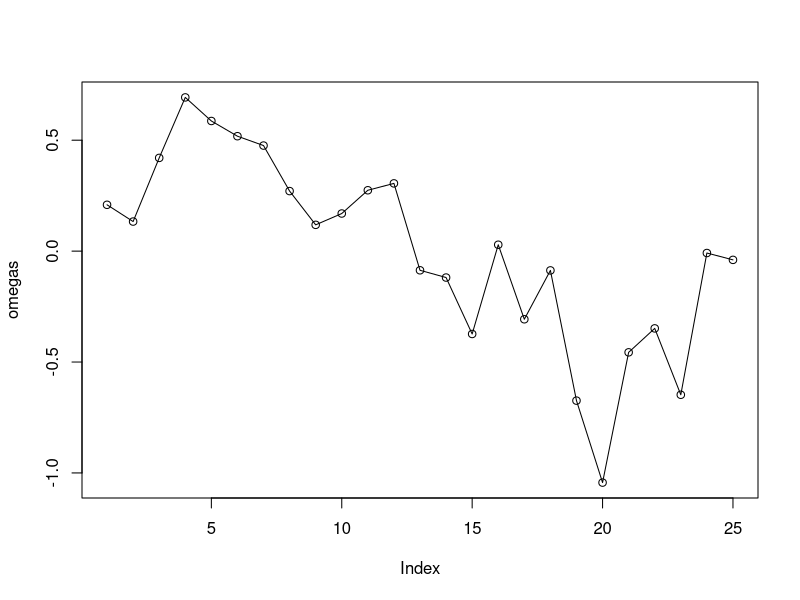
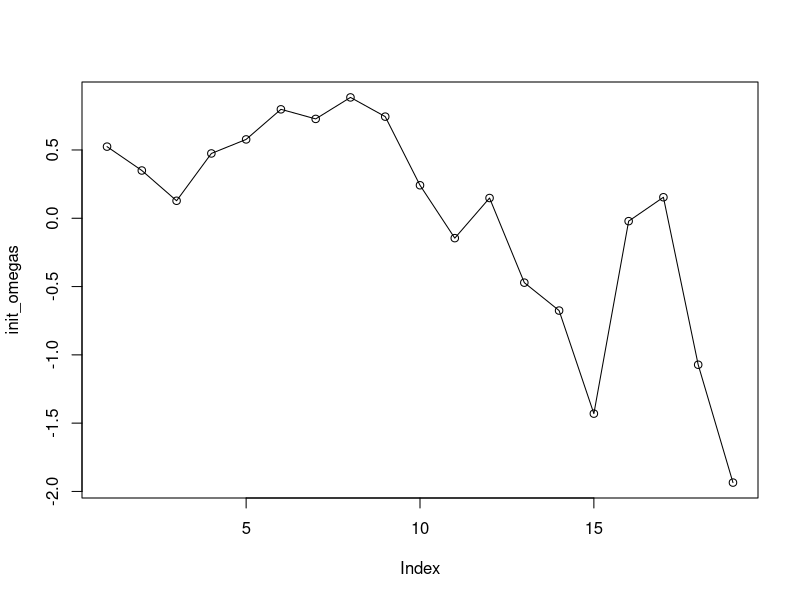
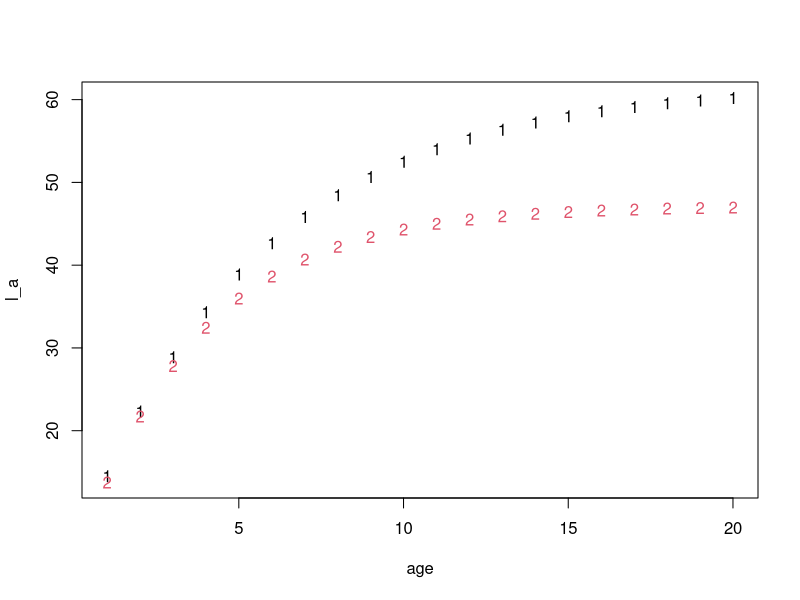
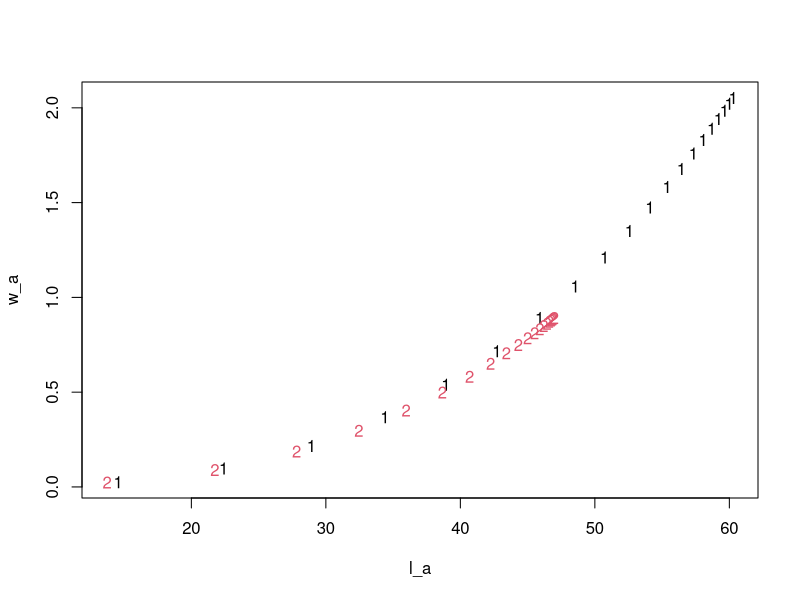
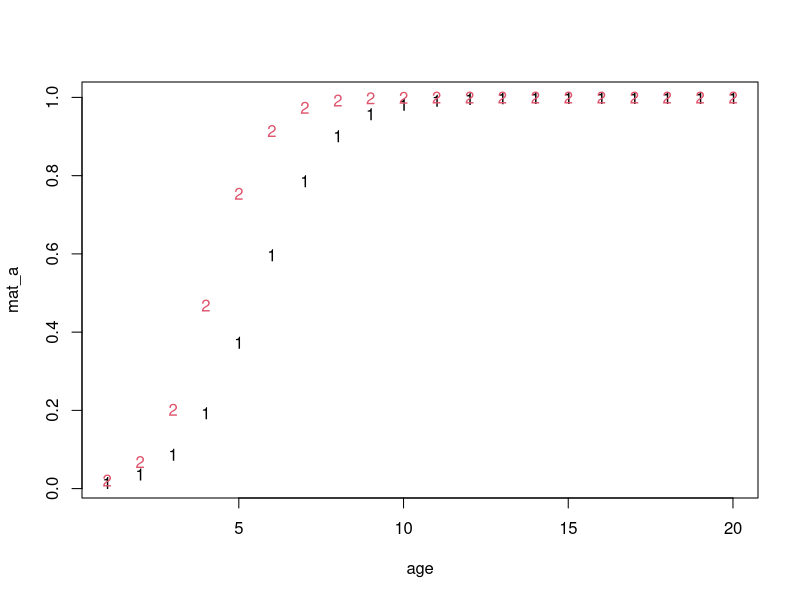
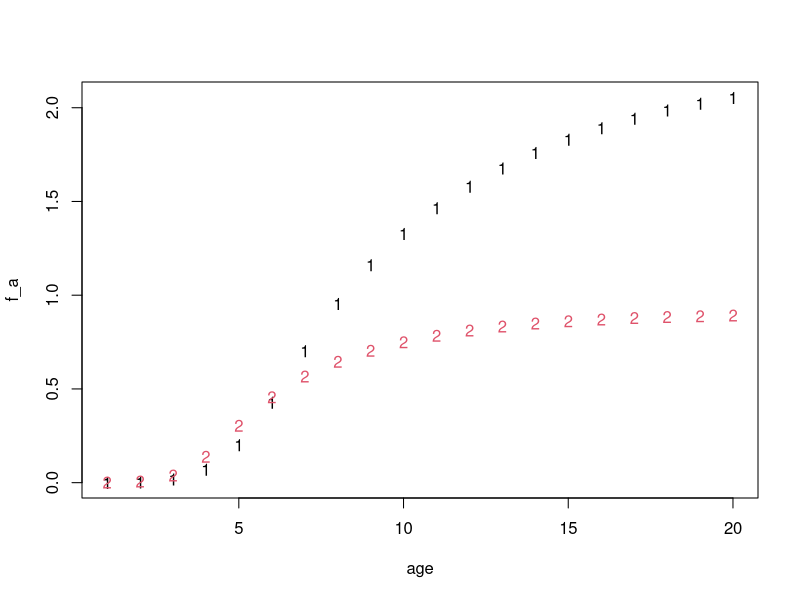
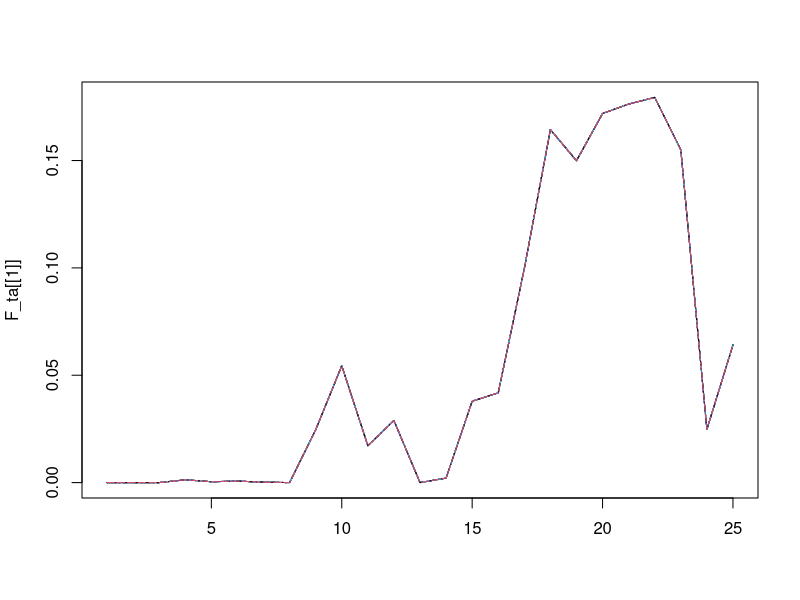
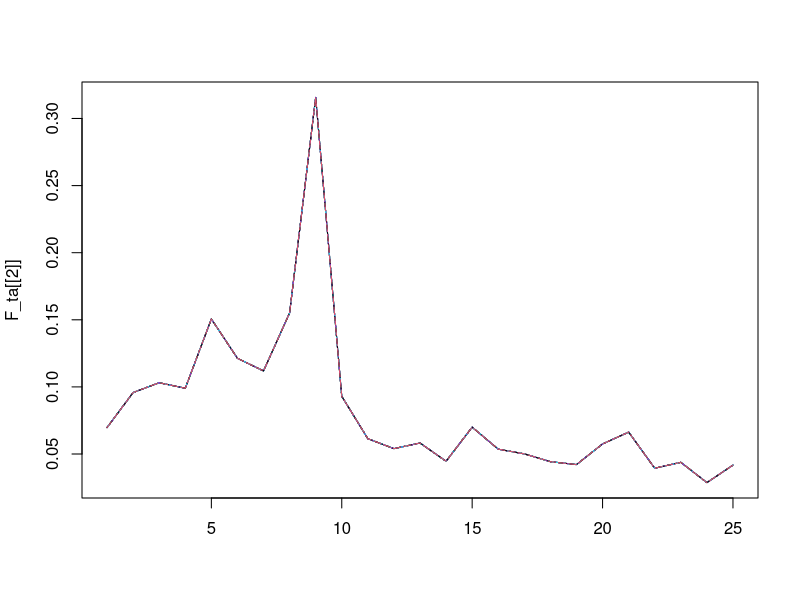

Reproduce these figures in R, in order. (Note: this script raises an error after producing the figures.)
N_t <- length(seq(1997, 2021))
yrs <- seq(1997, 2021)
N_a <- 20
N_t_real <- N_t
N_s <- 2
N_fleets <- 2

projected_N <- 0
N_t <- N_t + projected_N

TURN_OFF_F <- FALSE
#TURN_OFF_F <- TRUE

# female first
M <- c(0.20, 0.35)
lw_a <- c(0.0000076, 0.0000095)
lw_b <- c(3.0515274, 2.9741834)
k <- c(0.1815153, 0.273536)
t0 <- c(-0.478988,  -0.2580476)
linf <- c(61.7695997, 47.1587886)
age50 <- c( 5.5656931, 4.1025745)
sd50 <- c(1/0.9109433, 1/1.2466718)
# sd50 <- c(0.9109433, 1.2466718)

# Table 6 freezer trawlers; female first
a_hat_freezer <- c(7.97, 7.35)
gamma_hat_freezer <- c(1.02, 0.89)
a_hat_shoreside <- c(8.67, 7.94)
gamma_hat_shoreside <- c(1.06, 0.96)
a_hat <- list(a_hat_freezer, a_hat_shoreside)
gamma_hat <- list(gamma_hat_freezer, gamma_hat_shoreside)

# F input:
projected_F_fr <- rep(0, projected_N)
projected_F_sh <- rep(0, projected_N)

# dput(round(as.numeric(apply(d$mcmc$ft[[1]], 2, mean)), 4))
freezer <- c(0, 0, 0, 0, 0.0013, 0.0004, 0.0007, 0.0002, 0, 0.0246, 0.0544,
  0.0172, 0.0289, 0, 0.0021, 0.0379, 0.0418, 0.0997, 0.1644, 0.1499,
  0.1719, 0.1763, 0.1794, 0.155, 0.0248, 0.0641)[-1]

freezer <- c(freezer, projected_F_fr)

if (TURN_OFF_F) freezer <- rep(0, length(freezer))

# shoreside <- c(
#   0.0691955, 0.095285, 0.102809, 0.0987223, 0.1504135, 0.1209875,
#   0.1117555, 0.15482, 0.31474, 0.092989, 0.0609828, 0.05350525,
#   0.05793275, 0.044355, 0.06985625, 0.05331015, 0.0497313, 0.0440276,
#   0.04182915, 0.05743625, 0.06577925, 0.0391806, 0.04350635, 0.02848705,
#   0.0414128
# )
# dput(round(as.numeric(apply(d$mcmc$ft[[2]], 2, mean)), 4))

shoreside <- c(0.115, 0.0697, 0.0958, 0.1031, 0.099, 0.1506, 0.1213, 0.1119,
  0.1551, 0.3157, 0.093, 0.0614, 0.054, 0.0582, 0.0446, 0.07, 0.0536,
  0.0501, 0.0443, 0.0421, 0.0575, 0.0663, 0.0394, 0.0438, 0.0287,
  0.0417)[-1]
shoreside <- c(shoreside, projected_F_sh)
if (TURN_OFF_F) shoreside <- rep(0, length(shoreside))

# recruitment input:
# mean(d$mcmc$params$rbar)
R_init <- 63.16045 # table 6
R_bar <- 85.83149 # table 6

# R_init <- 34
# R_bar <- 78.80596

# dput(round(as.numeric(apply(d$mcmc$rdev, 2, mean)), 4))
omegas <- c(0.2089, 0.1333, 0.4203, 0.693, 0.5867, 0.5181, 0.4759, 0.2707,
  0.1185, 0.1696, 0.2744, 0.3054, -0.0864, -0.1191, -0.3735, 0.0288,
  -0.3072, -0.0869, -0.674, -1.0435, -0.4563, -0.3483, -0.6476,
  -0.0085, -0.0394)

omegas_proj <- rep(0, projected_N)
omegas <- c(omegas, omegas_proj)
plot(omegas, type = "o")

init_omegas <- c(
  0.524497,0.34968,0.128145,0.474558,0.577389,0.797567,0.727452,
  0.884873,0.744107,0.241596,-0.145522,0.148283,-0.471437,-0.675812,-1.43043,
  -0.0210956,0.153862,-1.07244,-1.93528
)
plot(init_omegas, type = "o")

age <- 1:N_a
l_a <- matrix(nrow = N_a, ncol = N_s)
w_a <- matrix(nrow = N_a, ncol = N_s)
mat_a <- matrix(nrow = N_a, ncol = N_s)
f_a <- matrix(nrow = N_a, ncol = N_s)
v_a <- matrix(nrow = N_a, ncol = N_s)

# length at age:
for (s in 1:N_s) {
  l_a[,s] <- linf[s] * (1 - exp(-k[s] * (age - t0[s]))) # G17
}
matplot(age, l_a)

# weight at age:
for (s in 1:N_s) {
  w_a[,s] <- lw_a[s] * l_a[,s]^lw_b[s] # G18
}
matplot(l_a, w_a)

# maturity at age:
for (s in 1:N_s) {
  mat_a[,s] <- plogis(age, age50[s], sd50[s])
}
matplot(age, mat_a)

# fecundity at age:
for (a in 1:N_a) {
  for (s in 1:N_s) {
    f_a[a,s] <- w_a[a,s] * mat_a[a,s]
  }
}
matplot(age, f_a)

# apical F:
F_ta <- list()
for (f in 1:N_fleets) F_ta[[f]] <- matrix(nrow = N_t, ncol = N_a)
for (f in 1:N_fleets) {
  for (a in 1:N_a) {
    F_ta[[f]][, a] <- if (f == 1) freezer else shoreside
  }
}
matplot(F_ta[[1]], type = "l")
matplot(F_ta[[2]], type = "l")

# vulnerability at age:
v_a <- list()
for (f in 1:N_fleets) v_a[[f]] <- matrix(nrow = N_a, ncol = N_s)

for (f in 1:N_fleets) {
  for (s in 1:N_s) {
    v_a[[f]][,s] <- 1 / (1 + exp(-(age - a_hat[[f]][s]) / gamma_hat[[f]][s]))
  }
}
matplot(v_a[[1]])
matplot(v_a[[2]])

# total mortality at age:
Z_ta <- list()
for (s in 1:N_s) Z_ta[[s]] <- matrix(nrow = N_t, ncol = N_a)

for (t in 1:N_t) {
  for (s in 1:N_s) {
    for (a in 1:N_a) {
      total_f <- 0
      for (f in 1:N_fleets) {
        total_f <- total_f + F_ta[[f]][t, a] * v_a[[f]][a, s]
      }
      Z_ta[[s]][t, a] <- M[s] + total_f
    }
  }
}

# numbers at age and SSB:
N_ta <- list()
for (s in 1:N_s) N_ta[[s]] <- matrix(nrow = N_t, ncol = N_a, data = 0)
SSB_ta <- list()
for (s in 1:N_s) SSB_ta[[s]] <- matrix(nrow = N_t, ncol = N_a, data = 0)

# initialize numbers at age and SSB in first time step
for (s in 1:N_s) { # T5.4 iscam docs
  ii <- 0
  for (t in 1) {
    for (a in 2:N_a) {
      ii <- ii + 1
      N_ta[[s]][t, a] <- R_init * exp(init_omegas[ii]) * exp(-M[s])^(a - 1) / N_s
    }
  }
}

# initialize recruits for all other years
for (s in 1:N_s) {
  for (t in 1:N_t) {
    for (a in 1) {
      N_ta[[s]][t, a] <- R_bar * exp(omegas[t]) / N_s # T 5.5 iscam docs
    }
  }
}

# fill in rest of numbers at age
for (s in 1:N_s) {
  for (t in 2:N_t) {
    for (a in 2:N_a) { # T 5.12 iscam docs
      N_ta[[s]][t, a] <- N_ta[[s]][t - 1, a - 1] * exp(-Z_ta[[s]][t - 1, a - 1])
      if (a == N_a) { # plus group
        N_ta[[s]][t, a] <- N_ta[[s]][t, a] +
          N_ta[[s]][t - 1, a - 1] * exp(-Z_ta[[s]][t - 1, a])
      }
    }
  }
}

# calculate SSB
SSB_t <- rep(0, N_t)
for (s in 1:N_s) {
  for (t in 1:N_t) {
    for (a in 1:N_a) {
      SSB_ta[[s]][t, a] <- N_ta[[s]][t, a] * f_a[a, s]
    }
    SSB_t[t] <- SSB_t[t] + sum(SSB_ta[[s]][t,])
  }
}

plot(SSB_t, type = "o", ylim = c(0, 160))
abline(h = 150, lty = 2)
abline(h = 70, lty = 2)

# mean(d$mcmc$params$sbo)
SSB0 <- 185.4
plot(SSB_t/SSB0, type = "o", ylim = c(0, 1))
# abline(h = 1, lty = 2)
abline(h = 0.4, lty = 2)
abline(h = 0.2, lty = 2)

if (TURN_OFF_F) SSB_t_noF <- SSB_t

if (T) {
  plot(yrs, SSB_t/SSB0, type = "l", ylim = c(0, 1))
  # abline(h = 1, lty = 2)
  abline(h = 0.4, lty = 2)
  abline(h = 0.2, lty = 2)
  lines(yrs, SSB_t_noF/SSB0, col = "grey60")

  dat <- data.frame(year = yrs, SSB = SSB_t / SSB0,
    SSB_dynB0 = SSB_t_noF / SSB0)
  # dat <- data.frame(year = yrs, SSB = SSB_t / SSB0,
  #   SSB_dynB0 = SSB_t_noF)
  ggplot(dat, aes(year, SSB)) +
    geom_line() +
    geom_line(aes(y = SSB_dynB0), col = "blue") +
    theme_pbs() +
    ylab(ifelse(fr(),
                "Biomasse reproductive relative",
                "Relative spawning biomass")) +
    xlab(tr("Year")) +
    coord_cartesian(ylim = c(0, 1.05), expand = FALSE) +
    geom_hline(yintercept = 0.4, lty = 2, colour = "darkgreen") +
    geom_hline(yintercept = 0.2, lty = 1, colour = "red")
    # scale_y_continuous(breaks = seq(0.12, 1.2, 0.12))
  fn <- ifelse(fr(),
               here("doc/figure/dynamic-bo-french.png"),
               here("doc/figure/dynamic-bo.png"))
  ggsave(fn, width = 7, height = 4)
 }

# # calculate catch
# C_ta <- list()
# C_ta[[1]] <- matrix(nrow = N_t, ncol = N_a, data = 0)
# C_ta[[2]] <- matrix(nrow = N_t, ncol = N_a, data = 0)
#
# SSB_t <- rep(0, N_t)
# for (t in 1:N_t) {
#   for (a in 1:N_a) {
#     C_ta[t, a] <- (N_ta[t, a] * w_a[a] * F_ta[t, a] *
#         v_a[a] * (1 - exp(-Z_ta[t, a]))) / Z_ta[t, a]
#   }
# }
# C_t <- apply(C_ta, 1, sum)
# plot(C_t, type = "o")
#
# # calculate vulnerable biomass
# V_ta <- matrix(nrow = N_t, ncol = N_a)
# lambda <- 0
# for (t in 1:N_t) {
#   for (a in 1:N_a) {
#     V_ta[t, a] <- N_ta[t, a] *
#       exp(-lambda * Z_ta[t, a]) * v_a[a] * w_a[a]
#   }
# }
# V_t <- apply(V_ta, 1, sum)
# plot(V_t, type = "o")
#
# # calculate total biomass
# B_ta <- matrix(nrow = N_t, ncol = N_a)
# for (t in 1:N_t) {
#   for (a in 1:N_a) {
#     B_ta[t, a] <- N_ta[t, a] * w_a[a]
#   }
# }
# B_t <- apply(B_ta, 1, sum)
#
# # plot
# cols <- RColorBrewer::brewer.pal(4, "Dark2")
#
# plot(1:N_t, SSB_t,
#   type = "l", ylab = "T", xlab = "Year",
#   ylim = c(0, max(B_t)), col = cols[1]
# )
# lines(1:N_t, V_t, col = cols[2], lty = 1)
# lines(1:N_t, C_t, col = cols[3], lty = 2)
# lines(1:N_t, B_t, col = cols[4], lty = 1)
# legend("bottomleft",
#   legend = c("SSB", "VB", "Catch", "B"),
#   lty = c(1, 1, 1, 1), col = cols
# )
# abline(v = N_t_real, lty = 2)
